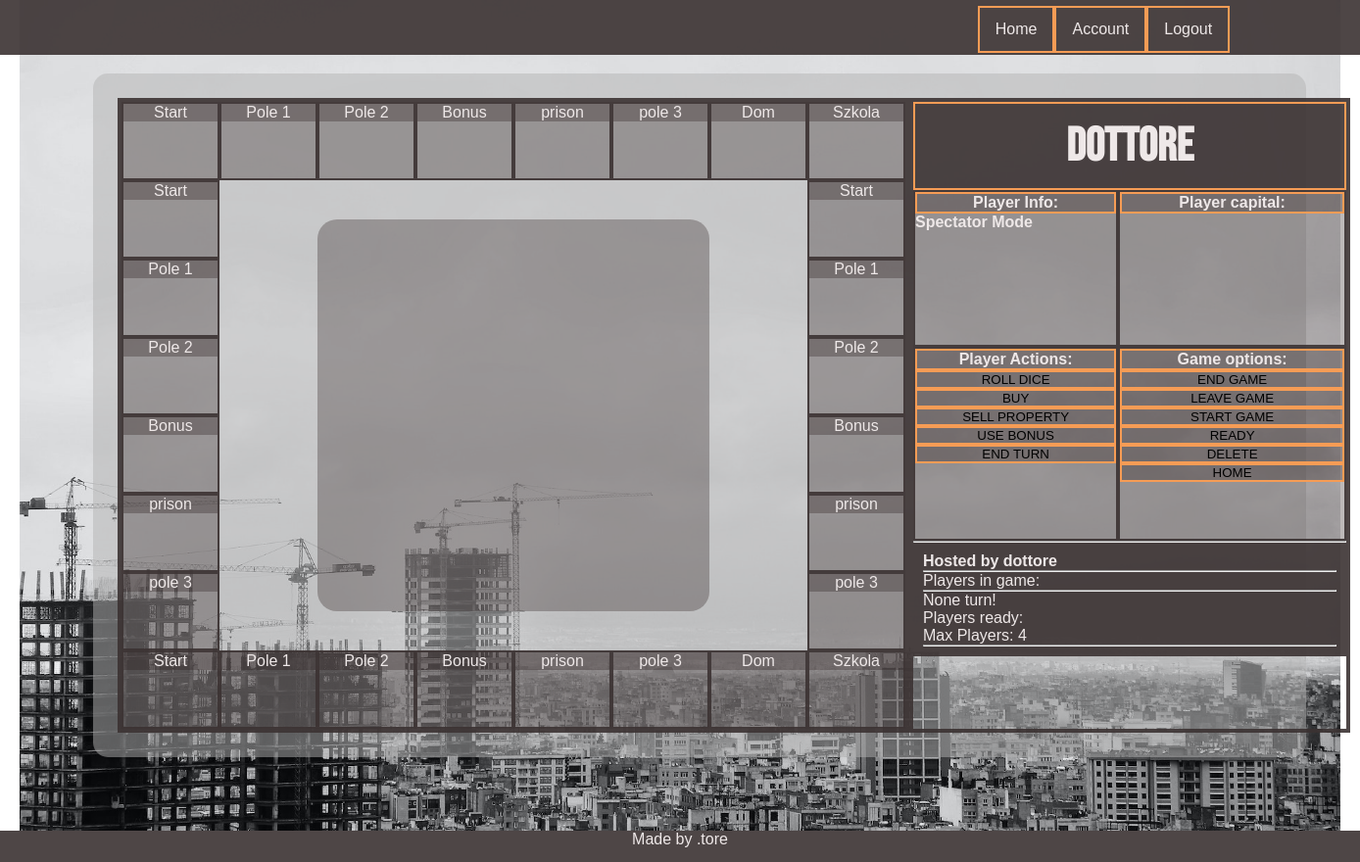
The page /game/8/ (signed in) on the database its author committed.
### game/models.py (models this page shows, shortened)
class Field(models.Model):
    nr = models.IntegerField(default = None, blank = True, null = True)
    name = models.CharField(max_length=150)
    owner = models.ForeignKey(Player, on_delete=models.CASCADE, related_name='fieldOwner', null=True, default=None, blank=True)
    typeof = models.ForeignKey(FieldType, on_delete=models.CASCADE, related_name='typeOfField', null=True, default= None, blank=True)
    price = models.IntegerField(default=100)
    grade = models.IntegerField(default=1)

class Game(models.Model):
    name = models.CharField(max_length=150)
    host = models.CharField(max_length=10)
    is_played = models.BooleanField(default=False)
    max_players = models.IntegerField(default=4)
    who_is_ready = models.ManyToManyField(Player, related_name="guys_ready", blank=True)
    who_is_playing = models.ManyToManyField(Player, related_name="guys_playing", blank=True)
    turn = models.IntegerField(default=1)
    turn_of_player = models.ForeignKey(Player, on_delete=models.CASCADE, related_name='czyja_tura', blank=True,
                                       null=True)
    @property
    def players_ready(self):
        return list(self.who_is_ready.all())
    @property
    def players_playing(self):
        return list(self.who_is_playing.all())

### player/models.py (models this page shows, shortened)
class Player(models.Model):
    name = models.ForeignKey(User,on_delete=models.CASCADE,related_name='player_name')
    parent= models.CharField(max_length = 10)
    nick = models.CharField(max_length=10 )
    in_game= models.BooleanField(default = False)
    money = models.IntegerField(default=150)
    position = models.IntegerField(default=1)
    tossed_dice= models.BooleanField(default=False)
    description = models.TextField(max_length = 300, null = True)
    def __str__(self):
        return self.nick

### game/views.py (the view)
# urls.py: path('<int:id>/', detail, name = 'detail'),
@login_required
def detail(request, id):
    game = Game.objects.get(pk=id)
    player = Player.objects.get(parent=request.user.username)
    boardSize = 8
    r1 = Field.objects.all()[:boardSize]
    r2 = Field.objects.filter()[:(boardSize-2)]
    r3 = Field.objects.filter()[:boardSize]
    r4 = Field.objects.filter()[:boardSize-2]
    args = {'game': game, 'players_ready': game.players_ready, 'players_playing':game.players_playing, 'player':player,
            'player_in_game':player in game.players_playing, 'r1':r1, 'r2':r2, 'r3':r3, 'r4':r4}
    return render(request, 'game/detail.html', args)

### templates/game/detail.html (shortened to what this page needs)
{% extends 'base.html' %}
{% load static %}
{% block css %}
<link rel="stylesheet" href="{% static 'css/detail.css' %}">
{% endblock %}
{% block content %}
    <section class="game_section game_section_board">
     <div class="r1">
        {% for field in r1 %}
        <div class= 'game_field --row'><div class='game_field__header'> {{field.name}}</div></div>
        {% endfor %}
     </div>
     <div class="r2 ">
        {% for field in r2 %}
        <div class= 'game_field --col'>
            <div class='game_field__header'>
                {{field.name}}
            </div>
        </div>
        {% endfor %}
     </div>
     <div class="r3">
        {% for field in r3 %}
        <div class= 'game_field --row'><div class='game_field__header'> {{field.name}}</div></div>
        {% endfor %}
     </div>
     <div class="r4">
        {% for field in r4 %}
        <div class= 'game_field --col'>
            <div class='game_field__header'>
                {{field.name}}
            </div>
        </div>
        {% endfor %}
     </div>
      <div class="inner_board"></div>
    </section>
    <section class = "game_section game_section_sidebar">
        <div class="game_section_sidebar_top">
            <article class="sidebar_top__sidebar_header">
                <h2 class="playerName_header">{{player}}</h2>
            </article>
            <article class="sidebar_top__player_info __sidebar_item">
                <div class= '__sidebar_item_action'><h4>Player Info:</h4></div>
                    {% if  game.is_played %}
                    <h4>Spectator Mode</h4>
                    {% endif %}
            </article>
            <article class="sidebar_top__game_stats __sidebar_item">
                <div class= '__sidebar_item_action'><h4>Player capital:</h4></div>
            </article>
            <article class="sidebar_top__game_actions __sidebar_item">
            <div class="game_actions">
                <div class= '__sidebar_item_action'><h4>Player Actions:</h4></div>
                <div class="__sidebar_menu_column --invis">
                        <input type ="button" value="ROLL DICE" class="__sidebar_item_action --roll_btn">
                        <input type ="button" value="BUY" class="__sidebar_item_action --buy_btn">
                        <input type ="button" value="SELL PROPERTY" class="__sidebar_item_action --sell_btn">
                        <input type ="button" value="USE BONUS" class="__sidebar_item_action --bonus_btn">
                        <input type ="button" value="END TURN" class="__sidebar_item_action --end_turn_btn">
                </div>
            </div>
            </article>
            <article class="sidebar_top__global_actions  __sidebar_item">
                <div class= '__sidebar_item_action'><h4>Game options:</h4></div>
                <div class="__sidebar_menu_column">
                    <input type = "button" value = "END GAME" class= "__sidebar_item_action --end_game_btn --invis">
                    <input type = "button" value = "LEAVE GAME" class= "__sidebar_item_action --leave_game_btn --invis">
                    <div class="">
                        <input type ="button" value="START GAME" class="__sidebar_item_action --start_btn --vis">
                        <input type ="button" value="READY" class="__sidebar_item_action --ready_btn --vis">
                    </div>
                    {% if user.username == game.host %}
                    <input type ="button" value="DELETE" class="__sidebar_item_action --delete_btn --vis">
                        {% endif %}
                    <input type ="button" value="HOME" class="__sidebar_item_action --home_btn">
                </div>
        </article>
        </div>
        <hr>
        <div class="game_section_sidebar_bottom">
            <div class = "host_info">
                <h4>Hosted by {{game.host}}</h4>
            </div>
            <hr>
            <p class = "players_in_game --invis">Players in game:
            </p>
            <hr>
            <div class = '--menu'>
              <p class="--invis">{{game.turn_of_player}} turn!</p>
                <p class = "players_ready_text --vis">Players ready:</p>
                <p class="max_players --vis">Max Players: {{game.max_players}}</p>
            </div>
            <hr>
        </div>
    </section>
</div>
{% endblock %}

### static/css/main.css (style rules this page uses)
* { padding: 0; margin: 0; box-sizing: border-box; }
body { font-family: "Noto Sans JP", sans-serif; }
:root { --main-bg-color: hsla(0, 0%, 70%, 50%); --main-bars-color: rgba(59, 50, 50, 0.9); --main-color-alpha: rgba(39, 26, 26, 0.3); --main-gold-border: #f69c55; --font-color: rgb(238, 232, 232); }

### static/css/detail.css (style rules this page uses)
.game_section { height: 100%; border: 4px solid var(--main-bars-color); }
.game_section_board { grid-area: board; display: grid; grid-template-areas: "r1 r1 r1 r1 r1 r1" "r4 vo vo vo vo r2" "r4 vo vo vo vo r2" "r4 vo vo vo vo r2" "r4 vo vo vo vo r2" "r3 r3 r3 r3 r3 r3"; grid-gap: 0px 0px; position: relative; }
.r1 { grid-area: r1; display: flex; }
.r2 { grid-area: r2; display: flex; flex-direction: column; }
.r3 { grid-area: r3; display: flex; width: 100%; }
.r4 { grid-area: r4; }
.game_field { display: flex; flex-direction: column; border: 2px solid var(--main-bars-color); height: 80px; z-index: 10; background-color: var(--main-color-alpha); }
.game_field__header { background-color: var(--main-color-alpha); color: var(--font-color); text-align: center; }
.--row { width: 100px; }
.--col { width: 100px; }
.inner_board { position: absolute; left: 200px; top: 120px; width: 400px; height: 400px; background-color: var(--main-color-alpha); border-radius: 20px; z-index: 100; }
.game_section_sidebar { grid-area: sidebar; width: 450px; }
.game_section_sidebar_top { display: grid; grid-template-areas: "sidebar_header sidebar_header" "player_info game_stats" "player_info game_stats" "player_info game_stats" "player_info game_stats" "game_actions global_actions" "game_actions global_actions"; height: 70%; }
.sidebar_top__sidebar_header { display: flex; align-items: center; justify-content: center; grid-area: sidebar_header; background-color: var(--main-bars-color); border: 2px solid var(--main-gold-border); font-family: "Bebas Neue", cursive; font-size: 2em; color: var(--font-color); text-align: center; }
.sidebar_top__player_info { height: 30%; grid-area: player_info; }
.sidebar_top__game_stats { height: 30%; grid-area: game_stats; }
.sidebar_top__game_actions { height: 20%; grid-area: game_actions; }
.sidebar_top__global_actions { height: 20%; grid-area: global_actions; }
.__sidebar_item { height: 100%; border: 2px solid var(--main-bars-color); background-color: var(--main-color-alpha); color: var(--font-color); }
.__sidebar_menu_column { display: flex; flex-direction: column; justify-content: space-around; }
.__sidebar_item_action { border: 2px solid var(--main-gold-border); background-color: var(--main-color-alpha); width: 100%; text-align: center; }
.game_section_sidebar_bottom { padding: 10px; color: var(--font-color); background-color: var(--main-bars-color); }
.--menu { list-style: none; }

### rows shown on the page
Field: name "Start"
Field: name "Pole 1"
Field: name "Pole 2"
Field: name "Bonus"
Field: name "prison"
Field: name "pole 3"
Field: name "Dom"
Field: name "Szkola"
Player: nick "dottore"
Game: host "dottore", turn_of_player "None", max_players "4"
